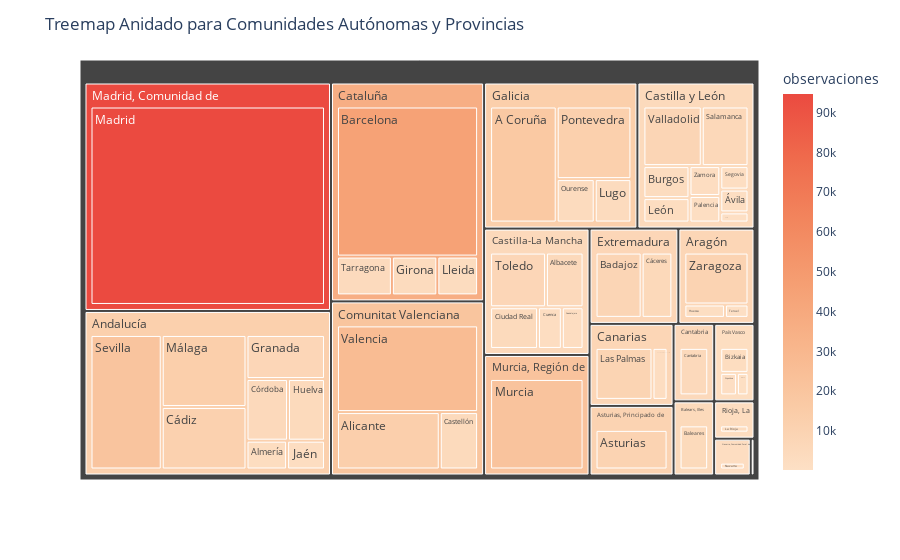

Notebook source saved alongside this figure:
### Code cell
# Contar las observaciones para cada combinación de comunidad autónoma y provincia
conteo = df_total_anal_ult.groupby(['comunidad_autonoma', 'nombre_provincia']).size().reset_index(name='observaciones')

# Personaliza la paleta de colores
colores_personalizados = px.colors.sequential.Peach  # Cambia esta paleta por la que desees

# Crea el treemap anidado con colores personalizados
fig = px.treemap(conteo, 
                 path=['comunidad_autonoma', 'nombre_provincia'], 
                 values='observaciones', 
                 color='observaciones',
                 color_continuous_scale=colores_personalizados)

# Personalizar el título
fig.update_layout(title='Treemap Anidado para Comunidades Autónomas y Provincias')

# Mostrar el gráfico interactivo
fig.show()

### Figure 1 — Plotly figure (JSON) as saved in the notebook; plotly's stock layout.template omitted (floating-point values rounded to 4 significant figures)
{"data": [{"branchvalues": "total", "customdata": [[17748], [5108], [13006], [2528], [9832], [8534], [5057], [44768], [2764], [3477], [5296], [4853], [233], [4972], [2472], [5692], [11447], [5531], [1465], [3725], [7479], [2253], [4928], [1582], [2360], [2530], [9159], [2659], [3343], [3662], [94664], [21367], [13194], [2267], [3793], [1932], [12445], [6564], [2426], [1563], [20712], [679], [4501], [918], [7593], [26957], [8195], [2173], [9695], [1014], [1514], [12570.0], [7982.0], [9832], [5057], [7749.0], [5296], [4975.0], [5342.0], [36380.0], [233], [20510.0], [7397.0], [13220.0], [94664], [21367], [2267], [2063.0], [2530]], "domain": {"x": [0, 1], "y": [0, 1]}, "hovertemplate": "labels=%{label}<br>observaciones_sum=%{value}<br>parent=%{parent}<br>id=%{id}<br>observaciones=%{color}<extra></extra>", "ids": ["Galicia/A Coruña", "Castilla-La Mancha/Albacete", "Comunitat Valenciana/Alicante", "Andalucía/Almería", "Asturias, Principado de/Asturias", "Extremadura/Badajoz", "Balears, Illes/Baleares", "Cataluña/Barcelona", "País Vasco/Bizkaia", "Castilla y León/Burgos", "Cantabria/Cantabria", "Comunitat Valenciana/Castellón", "Ceuta/Ceuta", "Castilla-La Mancha/Ciudad Real", "Castilla-La Mancha/Cuenca", "Extremadura/Cáceres", "Andalucía/Cádiz", "Andalucía/Córdoba", "País Vasco/Gipuzkoa", "Cataluña/Girona", "Andalucía/Granada", "Castilla-La Mancha/Guadalajara", "Andalucía/Huelva", "Aragón/Huesca", "Andalucía/Jaén", "Rioja, La/La Rioja", "Canarias/Las Palmas", "Castilla y León/León", "Cataluña/Lleida", "Galicia/Lugo", "Madrid, Comunidad de/Madrid", "Murcia, Región de/Murcia", "Andalucía/Málaga", "Navarra, Comunidad Foral de/Navarra", "Galicia/Ourense", "Castilla y León/Palencia", "Galicia/Pontevedra", "Castilla y León/Salamanca", "Canarias/Santa Cruz de Tenerife", "Castilla y León/Segovia", "Andalucía/Sevilla", "Castilla y León/Soria", "Cataluña/Tarragona", "Aragón/Teruel", "Castilla-La Mancha/Toledo", "Comunitat Valenciana/Valencia", "Castilla y León/Valladolid", "Castilla y León/Zamora", "Aragón/Zaragoza", "País Vasco/Álava", "Castilla y León/Ávila", "Andalucía", "Aragón", "Asturias, Principado de", "Balears, Illes", "Canarias", "Cantabria", "Castilla y León", "Castilla-La Mancha", "Cataluña", "Ceuta", "Comunitat Valenciana", "Extremadura", "Galicia", "Madrid, Comunidad de", "Murcia, Región de", "Navarra, Comunidad Foral de", "País Vasco", "Rioja, La"], "labels": ["A Coruña", "Albacete", "Alicante", "Almería", "Asturias", "Badajoz", "Baleares", "Barcelona", "Bizkaia", "Burgos", "Cantabria", "Castellón", "Ceuta", "Ciudad Real", "Cuenca", "Cáceres", "Cádiz", "Córdoba", "Gipuzkoa", "Girona", "Granada", "Guadalajara", "Huelva", "Huesca", "Jaén", "La Rioja", "Las Palmas", "León", "Lleida", "Lugo", "Madrid", "Murcia", "Málaga", "Navarra", "Ourense", "Palencia", "Pontevedra", "Salamanca", "Santa Cruz de Tenerife", "Segovia", "Sevilla", "Soria", "Tarragona", "Teruel", "Toledo", "Valencia", "Valladolid", "Zamora", "Zaragoza", "Álava", "Ávila", "Andalucía", "Aragón", "Asturias, Principado de", "Balears, Illes", "Canarias", "Cantabria", "Castilla y León", "Castilla-La Mancha", "Cataluña", "Ceuta", "Comunitat Valenciana", "Extremadura", "Galicia", "Madrid, Comunidad de", "Murcia, Región de", "Navarra, Comunidad Foral de", "País Vasco", "Rioja, La"], "marker": {"coloraxis": "coloraxis", "colors": [17748, 5108, 13006, 2528, 9832, 8534, 5057, 44768, 2764, 3477, 5296, 4853, 233, 4972, 2472, 5692, 11447, 5531, 1465, 3725, 7479, 2253, 4928, 1582, 2360, 2530, 9159, 2659, 3343, 3662, 94664, 21367, 13194, 2267, 3793, 1932, 12445, 6564, 2426, 1563, 20712, 679, 4501, 918, 7593, 26957, 8195, 2173, 9695, 1014, 1514, 12570.0, 7982.0, 9832, 5057, 7749.0, 5296, 4975.0, 5342.0, 36380.0, 233, 20510.0, 7397.0, 13220.0, 94664, 21367, 2267, 2063.0, 2530]}, "name": "", "parents": ["Galicia", "Castilla-La Mancha", "Comunitat Valenciana", "Andalucía", "Asturias, Principado de", "Extremadura", "Balears, Illes", "Cataluña", "País Vasco", "Castilla y León", "Cantabria", "Comunitat Valenciana", "Ceuta", "Castilla-La Mancha", "Castilla-La Mancha", "Extremadura", "Andalucía", "Andalucía", "País Vasco", "Cataluña", "Andalucía", "Castilla-La Mancha", "Andalucía", "Aragón", "Andalucía", "Rioja, La", "Canarias", "Castilla y León", "Cataluña", "Galicia", "Madrid, Comunidad de", "Murcia, Región de", "Andalucía", "Navarra, Comunidad Foral de", "Galicia", "Castilla y León", "Galicia", "Castilla y León", "Canarias", "Castilla y León", "Andalucía", "Castilla y León", "Cataluña", "Aragón", "Castilla-La Mancha", "Comunitat Valenciana", "Castilla y León", "Castilla y León", "Aragón", "País Vasco", "Castilla y León", "", "", "", "", "", "", "", "", "", "", "", "", "", "", "", "", "", ""], "type": "treemap", "values": [17748, 5108, 13006, 2528, 9832, 8534, 5057, 44768, 2764, 3477, 5296, 4853, 233, 4972, 2472, 5692, 11447, 5531, 1465, 3725, 7479, 2253, 4928, 1582, 2360, 2530, 9159, 2659, 3343, 3662, 94664, 21367, 13194, 2267, 3793, 1932, 12445, 6564, 2426, 1563, 20712, 679, 4501, 918, 7593, 26957, 8195, 2173, 9695, 1014, 1514, 68179, 12195, 9832, 5057, 11585, 5296, 28756, 22398, 56337, 233, 44816, 14226, 37648, 94664, 21367, 2267, 5243, 2530]}], "layout": {"coloraxis": {"colorbar": {"title": {"text": "observaciones"}}, "colorscale": [[0, "rgb(253, 224, 197)"], [0.1667, "rgb(250, 203, 166)"], [0.3333, "rgb(248, 181, 139)"], [0.5, "rgb(245, 158, 114)"], [0.6667, "rgb(242, 133, 93)"], [0.8333, "rgb(239, 106, 76)"], [1, "rgb(235, 74, 64)"]]}, "legend": {"tracegroupgap": 0}, "margin": {"t": 60}, "title": {"text": "Treemap Anidado para Comunidades Autónomas y Provincias"}}}
